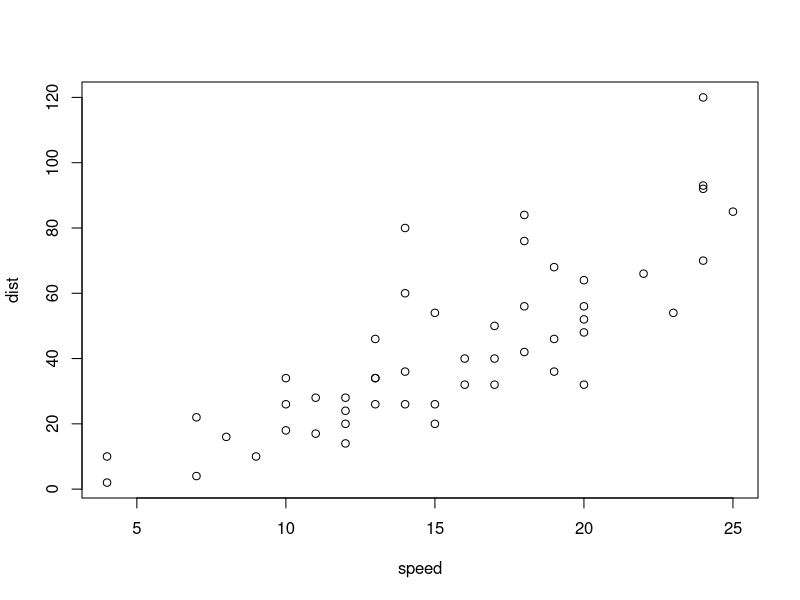
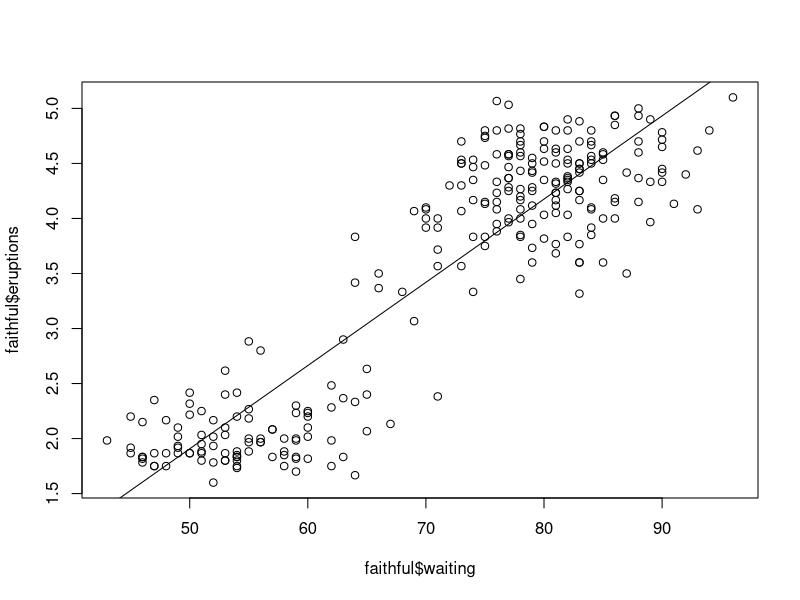

Write R code to recreate these figures, in order.
## ---- chunk 1
summary(cars)
## ---- chunk 2
plot(cars)
## ---- chunk 3
linm <- lm(faithful$eruptions ~ faithful$waiting)
plot(faithful$waiting, faithful$eruptions)
abline(linm)
